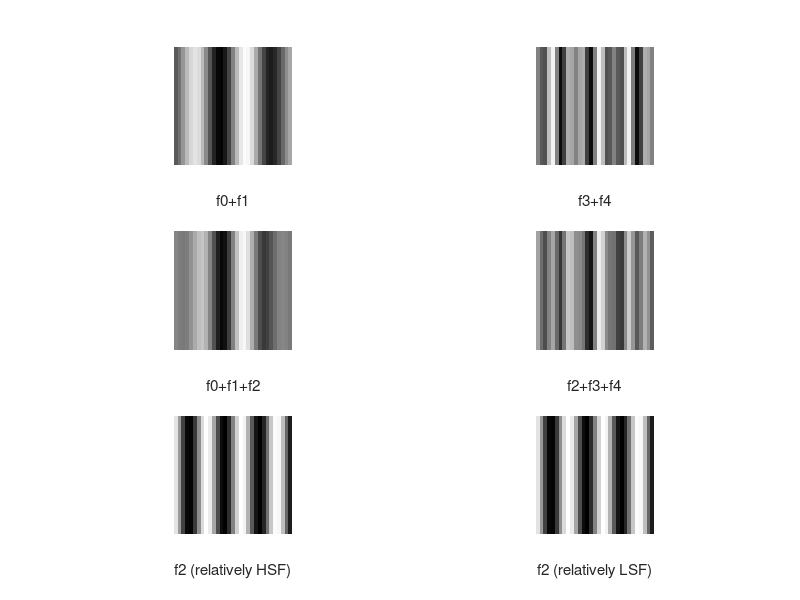

Write MATLAB code to recreate this figure.
clear all; close all;

%% Christman
x = linspace(-pi, pi, 31);
f0 = 1.88* (2*pi);
f1 = 2.54* (2*pi);
f2 = 3.28 * (2*pi);
f3 = 4.50 * (2*pi);
f4 = 7.50 * (2*pi);

minmax = [0 1];

y0 = mean(minmax) + (diff(minmax)/2)*sin((f0/(2*pi)) * x);
y1 = mean(minmax) + (diff(minmax)/2)*sin((f1/(2*pi)) * x);

y2 = mean(minmax) + (diff(minmax)/2)*sin((f2/(2*pi)) * x);

y3 = mean(minmax) + (diff(minmax)/2)*sin((f3/(2*pi)) * x);
y4 = mean(minmax) + (diff(minmax)/2)*sin((f4/(2*pi)) * x);

figure;

%subplot(2,3,1);
subplot(3,2,1);
imshow( repmat( (y0+y1)/2, length(x), 1) );
xlabel('f0+f1');

subplot(3,2,3);
%subplot(2,3,2);
imshow( repmat( (y0+y1+y2)/3, length(x), 1) );
xlabel('f0+f1+f2');

subplot(3,2,5);
%subplot(2,3,3);
imshow( repmat(y2, length(x), 1) );
xlabel('f2 (relatively HSF)');


subplot(3,2,2);
%subplot(2,3,4);
imshow( repmat((y3+y4)/2, length(x), 1) );
xlabel('f3+f4');

subplot(3,2,4);
%subplot(2,3,5);
imshow( repmat((y2+y3+y4)/3, length(x), 1) );
xlabel('f2+f3+f4');

subplot(3,2,6);
%subplot(2,3,6);
imshow( repmat(y2, length(x), 1) );
xlabel('f2 (relatively LSF)');
